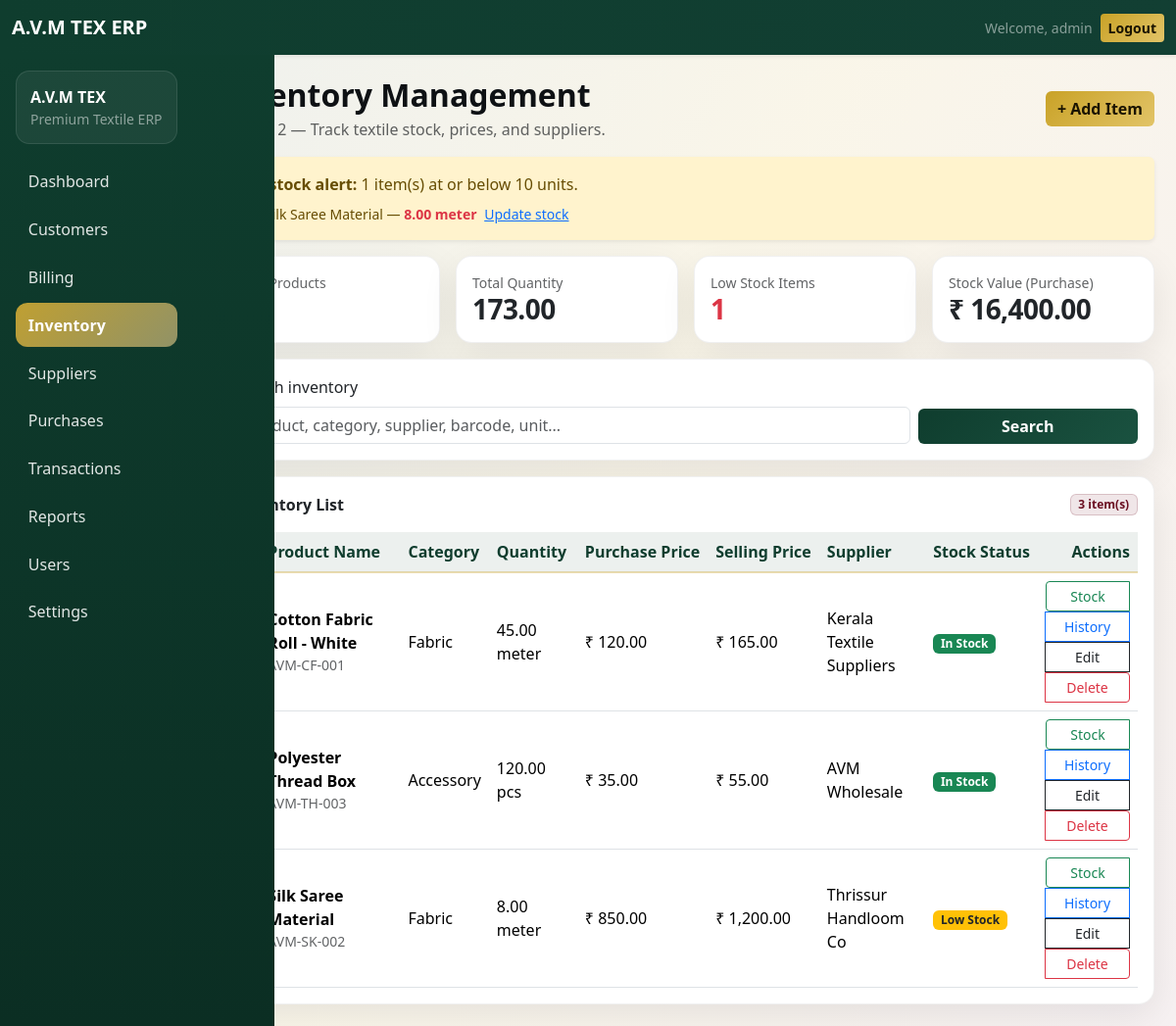
Screenshot of /avm-tex/inventory/index.php (signed in) with the database file from the repository.
### tables this page shows
CREATE TABLE IF NOT EXISTS inventory (
  id INT UNSIGNED NOT NULL AUTO_INCREMENT,
  product_name VARCHAR(200) NOT NULL,
  category VARCHAR(100) NOT NULL DEFAULT 'General',
  quantity DECIMAL(12,2) NOT NULL DEFAULT 0,
  unit VARCHAR(30) NOT NULL DEFAULT 'pcs',
  purchase_price DECIMAL(12,2) NOT NULL DEFAULT 0,
  selling_price DECIMAL(12,2) NOT NULL DEFAULT 0,
  supplier VARCHAR(150) DEFAULT NULL,
  gst_percentage DECIMAL(5,2) NOT NULL DEFAULT 0,
  barcode VARCHAR(50) DEFAULT NULL,
  created_at TIMESTAMP NOT NULL DEFAULT CURRENT_TIMESTAMP,
  updated_at TIMESTAMP NOT NULL DEFAULT CURRENT_TIMESTAMP ON UPDATE CURRENT_TIMESTAMP,
  PRIMARY KEY (id),
  KEY idx_inventory_product (product_name),
  KEY idx_inventory_category (category),
  KEY idx_inventory_barcode (barcode),
  KEY idx_inventory_quantity (quantity)
);

### avm-tex/includes/inventory_validation.php (called while the page is built, shortened)
<?php
function inventoryFetchRows(PDO $pdo, string $search = ''): array
{
    $sql = 'SELECT id, product_name, category, quantity, unit, purchase_price, selling_price,
                   supplier, gst_percentage, barcode, created_at, updated_at
            FROM inventory';
    if ($search === '') {
        $stmt = $pdo->query($sql . ' ORDER BY product_name ASC');
        $rows = $stmt->fetchAll(PDO::FETCH_ASSOC);
    }
    return is_array($rows) ? $rows : [];
}
function inventoryStockStatus(float $quantity, int $threshold = INVENTORY_LOW_STOCK_THRESHOLD): array
{
    if ($quantity <= $threshold) {
        return ['label' => 'Low Stock', 'class' => 'bg-warning text-dark'];
    }
    return ['label' => 'In Stock', 'class' => 'bg-success'];
}

### avm-tex/inventory/index.php (the view, shortened to what this page needs)
<?php
require_once __DIR__ . '/../config/db.php';
require_once __DIR__ . '/../includes/inventory_validation.php';
$search = trim((string)($_GET['q'] ?? ''));
$inventoryRows = [];
$totalProducts = 0;
$totalQuantity = 0.0;
$lowStockCount = 0;
$stockValue = 0.0;
$lowStockRows = [];
$dbError = '';
$threshold = INVENTORY_LOW_STOCK_THRESHOLD;
try {
    $inventoryRows = inventoryFetchRows($pdo, $search);
    $statsStmt = $pdo->prepare(
        'SELECT
            COUNT(*) AS total_products,
            COALESCE(SUM(quantity), 0) AS total_qty,
            COALESCE(SUM(quantity * purchase_price), 0) AS stock_value,
            SUM(CASE WHEN quantity <= :threshold THEN 1 ELSE 0 END) AS low_stock
         FROM inventory'
    );
    $statsStmt->execute([':threshold' => $threshold]);
    $stats = $statsStmt->fetch(PDO::FETCH_ASSOC);
    if (is_array($stats)) {
        $totalProducts = (int)($stats['total_products'] ?? 0);
        $totalQuantity = (float)($stats['total_qty'] ?? 0);
        $stockValue = (float)($stats['stock_value'] ?? 0);
        $lowStockCount = (int)($stats['low_stock'] ?? 0);
    }
    $lowStmt = $pdo->prepare(
        'SELECT id, product_name, quantity, unit FROM inventory
         WHERE quantity <= :threshold ORDER BY quantity ASC LIMIT 5'
    );
    $lowStmt->execute([':threshold' => $threshold]);
    $lowStockRows = $lowStmt->fetchAll(PDO::FETCH_ASSOC);
} catch (PDOException $e) {
    $dbError = APP_DEBUG
        ? $e->getMessage()
        : 'Could not load inventory. Import sql/avm_tex_inventory.sql';
    $inventoryRows = [];
}
require_once __DIR__ . '/../includes/header.php';
require_once __DIR__ . '/../includes/sidebar.php';
?>
<div class="container-fluid">
    <div class="row">
        <div class="d-none d-lg-block col-lg-3 col-xl-2 p-0" aria-hidden="true"></div>
        <main class="col-12 col-lg-9 col-xl-10 avm-content">
            <div class="d-flex align-items-start align-items-md-center justify-content-between flex-column flex-md-row gap-2 mb-3">
                <div>
                    <h2 class="mb-1 fw-bold">Inventory Management</h2>
                    <div class="avm-muted">Module 2 — Track textile stock, prices, and suppliers.</div>
                </div>
                <a href="<?= APP_BASE ?>/inventory/add.php" class="btn btn-avm-gold">+ Add Item</a>
            </div>
            <?php if ($lowStockCount > 0 && $dbError === ''): ?>
            <div class="alert alert-warning border-0 shadow-sm mb-3" role="alert">
                <strong>Low stock alert:</strong> <?= $lowStockCount ?> item(s) at or below <?= $threshold ?> units.
                <?php if ($lowStockRows !== []): ?>
                    <ul class="mb-0 mt-2 small">
                        <?php foreach ($lowStockRows as $lowRow): ?>
                            <li>
                                <?= htmlspecialchars((string)($lowRow['product_name'] ?? '')) ?> —
                                <span class="fw-semibold text-danger">
                                    <?= number_format((float)($lowRow['quantity'] ?? 0), 2) ?>
                                    <?= htmlspecialchars((string)($lowRow['unit'] ?? '')) ?>
                                </span>
                                <a href="<?= APP_BASE ?>/inventory/stock_update.php?id=<?= (int)($lowRow['id'] ?? 0) ?>" class="ms-1">Update stock</a>
                            </li>
                        <?php endforeach; ?>
                    </ul>
                <?php endif; ?>
            </div>
            <?php endif; ?>
            <div class="row g-3 mb-3">
                <div class="col-12 col-md-6 col-xl-3">
                    <div class="card avm-card h-100">
                        <div class="card-body">
                            <div class="small avm-muted">Total Products</div>
                            <div class="h3 avm-metric mb-0"><?= $totalProducts ?></div>
                        </div>
                    </div>
                </div>
                <div class="col-12 col-md-6 col-xl-3">
                    <div class="card avm-card h-100">
                        <div class="card-body">
                            <div class="small avm-muted">Total Quantity</div>
                            <div class="h3 avm-metric mb-0"><?= number_format($totalQuantity, 2) ?></div>
                        </div>
                    </div>
                </div>
                <div class="col-12 col-md-6 col-xl-3">
                    <div class="card avm-card h-100">
                        <div class="card-body">
                            <div class="small avm-muted">Low Stock Items</div>
                            <div class="h3 avm-metric mb-0 text-danger"><?= $lowStockCount ?></div>
                        </div>
                    </div>
                </div>
                <div class="col-12 col-md-6 col-xl-3">
                    <div class="card avm-card h-100">
                        <div class="card-body">
                            <div class="small avm-muted">Stock Value (Purchase)</div>
                            <div class="h3 avm-metric mb-0">₹ <?= number_format($stockValue, 2) ?></div>
                        </div>
                    </div>
                </div>
            </div>
            <div class="card avm-card mb-3">
                <div class="card-body">
                    <form method="get" action="<?= APP_BASE ?>/inventory/index.php" class="row g-2 align-items-end">
                        <div class="col-12 col-md-8 col-lg-9">
                            <label for="q" class="form-label">Search inventory</label>
                            <input type="search" name="q" id="q" class="form-control"
                                   placeholder="Product, category, supplier, barcode, unit..."
                                   value="<?= htmlspecialchars($search) ?>">
                        </div>
                        <div class="col-12 col-md-4 col-lg-3 d-flex gap-2">
                            <button type="submit" class="btn btn-avm-green flex-grow-1">Search</button>
                        </div>
                    </form>
                </div>
            </div>
            <div class="card avm-card">
                <div class="card-body">
                    <div class="d-flex justify-content-between align-items-center mb-3">
                        <div class="fw-semibold">Inventory List</div>
                        <span class="badge avm-badge-count"><?= count($inventoryRows) ?> item(s)</span>
                    </div>
                    <?php if ($dbError === '' && count($inventoryRows) === 0): ?>
                        <div class="text-center py-5 avm-muted">
                            <div class="fs-5 mb-2">No inventory items found</div>
                            <?php if ($search !== ''): ?>
                                <p class="mb-3">No results for &ldquo;<?= htmlspecialchars($search) ?>&rdquo;.</p>
                                <a href="<?= APP_BASE ?>/inventory/index.php" class="btn btn-outline-secondary btn-sm">View all</a>
                            <?php else: ?>
                                <a href="<?= APP_BASE ?>/inventory/add.php" class="btn btn-avm-gold btn-sm">Add First Item</a>
                            <?php endif; ?>
                        </div>
                    <?php elseif ($dbError === ''): ?>
                        <div class="table-responsive">
                            <table class="table table-hover align-middle avm-table mb-0">
                                <thead>
                                    <tr>
                                        <th>#</th>
                                        <th>Product Name</th>
                                        <th>Category</th>
                                        <th>Quantity</th>
                                        <th class="d-none d-md-table-cell">Purchase Price</th>
                                        <th class="d-none d-md-table-cell">Selling Price</th>
                                        <th class="d-none d-lg-table-cell">Supplier</th>
                                        <th>Stock Status</th>
                                        <th class="text-end">Actions</th>
                                    </tr>
                                </thead>
                                <tbody>
                                    <?php foreach ($inventoryRows as $index => $row): ?>
                                        <?php
                                        $qty = (float)($row['quantity'] ?? 0);
                                        $status = inventoryStockStatus($qty, $threshold);
                                        ?>
                                        <tr>
                                            <td class="avm-muted"><?= $index + 1 ?></td>
                                            <td>
                                                <div class="fw-semibold"><?= htmlspecialchars((string)($row['product_name'] ?? '')) ?></div>
                                                <?php if (!empty($row['barcode'])): ?>
                                                    <div class="small avm-muted"><?= htmlspecialchars((string)$row['barcode']) ?></div>
                                                <?php endif; ?>
                                            </td>
                                            <td><?= htmlspecialchars((string)($row['category'] ?? '')) ?></td>
                                            <td>
                                                <?= number_format($qty, 2) ?>
                                                <?= htmlspecialchars((string)($row['unit'] ?? '')) ?>
                                            </td>
                                            <td class="d-none d-md-table-cell">₹ <?= number_format((float)($row['purchase_price'] ?? 0), 2) ?></td>
                                            <td class="d-none d-md-table-cell">₹ <?= number_format((float)($row['selling_price'] ?? 0), 2) ?></td>
                                            <td class="d-none d-lg-table-cell">
                                                <?= !empty($row['supplier']) ? htmlspecialchars((string)$row['supplier']) : '<span class="avm-muted">—</span>' ?>
                                            </td>
                                            <td>
                                                <span class="badge <?= htmlspecialchars($status['class']) ?>">
                                                    <?= htmlspecialchars($status['label']) ?>
                                                </span>
                                            </td>
                                            <td class="text-end">
                                                <div class="btn-group btn-group-sm flex-wrap">
                                                    <a href="<?= APP_BASE ?>/inventory/stock_update.php?id=<?= (int)($row['id'] ?? 0) ?>" class="btn btn-outline-success">Stock</a>
                                                    <a href="<?= APP_BASE ?>/reports/inventory_history_report.php?product_id=<?= (int)($row['id'] ?? 0) ?>" class="btn btn-outline-primary">History</a>
                                                    <a href="<?= APP_BASE ?>/inventory/edit.php?id=<?= (int)($row['id'] ?? 0) ?>" class="btn btn-outline-dark">Edit</a>
                                                    <button type="button" class="btn btn-outline-danger"
                                                            data-bs-toggle="modal"
                                                            data-bs-target="#deleteInventoryModal"
                                                            data-id="<?= (int)($row['id'] ?? 0) ?>"
                                                            data-name="<?= htmlspecialchars((string)($row['product_name'] ?? ''), ENT_QUOTES) ?>">
                                                        Delete
                                                    </button>
                                                </div>
                                            </td>
                                        </tr>
                                    <?php endforeach; ?>
                                </tbody>
                            </table>
                        </div>
                    <?php endif; ?>
                </div>
            </div>
        </main>
    </div>
</div>
<?php require_once __DIR__ . '/../includes/footer.php'; ?>

### rows the page displays
inventory: product_name "Silk Saree Material", quantity "8.00", unit "meter", barcode "AVM-SK-002", category "Fabric", purchase_price "850.00", selling_price "1,200.00", supplier "Thrissur Handloom Co", quantity "Low Stock"
inventory: product_name "Cotton Fabric Roll - White", barcode "AVM-CF-001", category "Fabric", quantity "45.00", unit "meter", purchase_price "120.00", selling_price "165.00", supplier "Kerala Textile Suppliers", quantity "In Stock"
inventory: product_name "Polyester Thread Box", barcode "AVM-TH-003", category "Accessory", quantity "120.00", unit "pcs", purchase_price "35.00", selling_price "55.00", supplier "AVM Wholesale", quantity "In Stock"

### other values shown
$_SESSION['admin_username'] "admin"
$label "Dashboard"
$label "Customers"
$label "Billing"
$label "Inventory"
$label "Suppliers"
$label "Purchases"
$label "Transactions"
$label "Reports"
$label "Users"
$label "Settings"
$lowStockCount "1"
$threshold "10"
$totalQuantity "173.00"
$stockValue "16,400.00"
